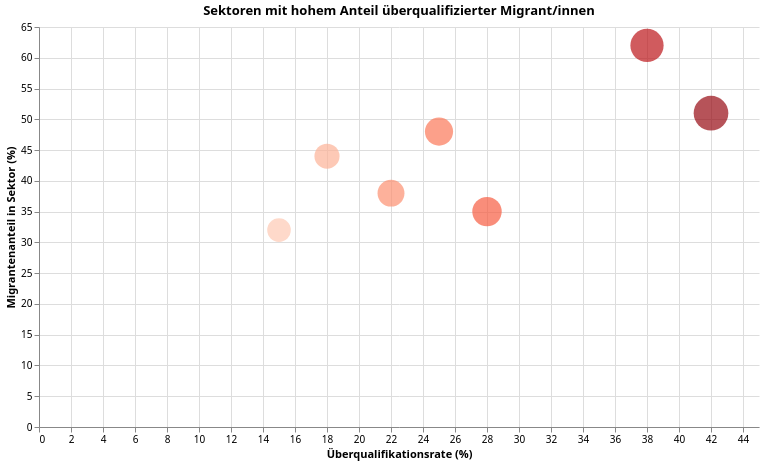

Vega-Lite specification for this chart:
### Vega-Lite specification from a JSON file in a GitHub repository (floating-point values rounded to 4 significant figures)
{"$schema": "https://vega.github.io/schema/vega-lite/v5.json", "config": {"font": "Switzer, system-ui, sans-serif", "view": {"stroke": "transparent"}}, "data": {"values": [{"Anteil überqualifiziert %": 42, "Migrantenanteil %": 51, "Sektor": "Gastgewerbe, Beherbergung"}, {"Anteil überqualifiziert %": 38, "Migrantenanteil %": 62, "Sektor": "Reinigung, Hauswirtschaft"}, {"Anteil überqualifiziert %": 28, "Migrantenanteil %": 35, "Sektor": "Detailhandel"}, {"Anteil überqualifiziert %": 25, "Migrantenanteil %": 48, "Sektor": "Lagerei, Logistik"}, {"Anteil überqualifiziert %": 22, "Migrantenanteil %": 38, "Sektor": "Gesundheit (Pflege)"}, {"Anteil überqualifiziert %": 18, "Migrantenanteil %": 44, "Sektor": "Baugewerbe"}, {"Anteil überqualifiziert %": 15, "Migrantenanteil %": 32, "Sektor": "Industrie, Produktion"}]}, "encoding": {"color": {"field": "Anteil überqualifiziert %", "legend": null, "scale": {"scheme": "reds"}, "type": "quantitative"}, "size": {"field": "Anteil überqualifiziert %", "legend": null, "scale": {"range": [200, 1200]}, "type": "quantitative"}, "tooltip": {"field": "Sektor", "type": "nominal"}, "x": {"field": "Anteil überqualifiziert %", "title": "Überqualifikationsrate (%)", "type": "quantitative"}, "y": {"field": "Migrantenanteil %", "title": "Migrantenanteil in Sektor (%)", "type": "quantitative"}}, "height": 400, "mark": "circle", "title": "Sektoren mit hohem Anteil überqualifizierter Migrant/innen", "width": 720}
